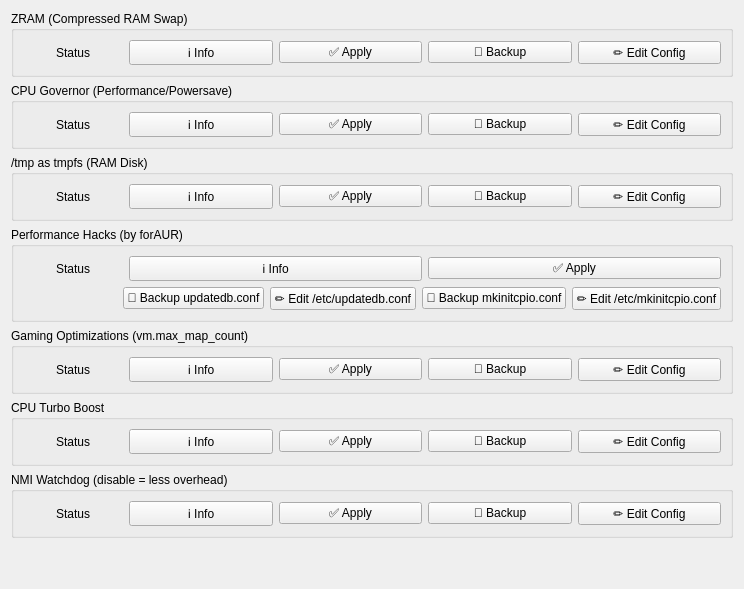
          <widget class="QWidget" name="performanceTab">
           <attribute name="title">
            <string>⚡ Performance</string>
           </attribute>
           <layout class="QVBoxLayout" name="performanceLayout">
            <item>
             <widget class="QGroupBox" name="zramGroupBox">
              <property name="title">
               <string>ZRAM (Compressed RAM Swap)</string>
              </property>
              <layout class="QHBoxLayout" name="zramLayout">
               <item>
                <widget class="QLabel" name="zramStatusLabel">
                 <property name="minimumSize">
                  <size>
                   <width>100</width>
                   <height>0</height>
                  </size>
                 </property>
                 <property name="maximumSize">
                  <size>
                   <width>100</width>
                   <height>16777215</height>
                  </size>
                 </property>
                 <property name="text">
                  <string>Status</string>
                 </property>
                 <property name="alignment">
                  <set>Qt::AlignCenter</set>
                 </property>
                </widget>
               </item>
               <item>
                <widget class="QPushButton" name="zramToggle">
                 <property name="text">
                  <string>ℹ️ Info</string>
                 </property>
                </widget>
               </item>
               <item>
                <widget class="QPushButton" name="zramApplyButton">
                 <property name="text">
                  <string>✅ Apply</string>
                 </property>
                </widget>
               </item>
               <item>
                <widget class="QPushButton" name="zramBackupButton">
                 <property name="text">
                  <string>💾 Backup</string>
                 </property>
                </widget>
               </item>
               <item>
                <widget class="QPushButton" name="zramConfigButton">
                 <property name="text">
                  <string>✏️ Edit Config</string>
                 </property>
                </widget>
               </item>
              </layout>
             </widget>
            </item>
            <item>
             <widget class="QGroupBox" name="cpuGovernorGroupBox">
              <property name="title">
               <string>CPU Governor (Performance/Powersave)</string>
              </property>
              <layout class="QHBoxLayout" name="cpuGovernorLayout">
               <item>
                <widget class="QLabel" name="cpuGovernorStatusLabel">
                 <property name="minimumSize">
                  <size>
                   <width>100</width>
                   <height>0</height>
                  </size>
                 </property>
                 <property name="maximumSize">
                  <size>
                   <width>100</width>
                   <height>16777215</height>
                  </size>
                 </property>
                 <property name="text">
                  <string>Status</string>
                 </property>
                 <property name="alignment">
                  <set>Qt::AlignCenter</set>
                 </property>
                </widget>
               </item>
               <item>
                <widget class="QPushButton" name="cpuGovernorToggle">
                 <property name="text">
                  <string>ℹ️ Info</string>
                 </property>
                </widget>
               </item>
               <item>
                <widget class="QPushButton" name="cpuGovernorApplyButton">
                 <property name="text">
                  <string>✅ Apply</string>
                 </property>
                </widget>
               </item>
               <item>
                <widget class="QPushButton" name="cpuGovernorBackupButton">
                 <property name="text">
                  <string>💾 Backup</string>
                 </property>
                </widget>
               </item>
               <item>
                <widget class="QPushButton" name="cpuGovernorConfigButton">
                 <property name="text">
                  <string>✏️ Edit Config</string>
                 </property>
                </widget>
               </item>
              </layout>
             </widget>
            </item>
            <item>
             <widget class="QGroupBox" name="tmpfsGroupBox">
              <property name="title">
               <string>/tmp as tmpfs (RAM Disk)</string>
              </property>
              <layout class="QHBoxLayout" name="tmpfsLayout">
               <item>
                <widget class="QLabel" name="tmpfsStatusLabel">
                 <property name="minimumSize">
                  <size>
                   <width>100</width>
                   <height>0</height>
                  </size>
                 </property>
                 <property name="maximumSize">
                  <size>
                   <width>100</width>
                   <height>16777215</height>
                  </size>
                 </property>
                 <property name="text">
                  <string>Status</string>
                 </property>
                 <property name="alignment">
                  <set>Qt::AlignCenter</set>
                 </property>
                </widget>
               </item>
               <item>
                <widget class="QPushButton" name="tmpfsToggle">
                 <property name="text">
                  <string>ℹ️ Info</string>
                 </property>
                </widget>
               </item>
               <item>
                <widget class="QPushButton" name="tmpfsApplyButton">
                 <property name="text">
                  <string>✅ Apply</string>
                 </property>
                </widget>
               </item>
               <item>
                <widget class="QPushButton" name="tmpfsBackupButton">
                 <property name="text">
                  <string>💾 Backup</string>
                 </property>
                </widget>
               </item>
               <item>
                <widget class="QPushButton" name="tmpfsConfigButton">
                 <property name="text">
                  <string>✏️ Edit Config</string>
                 </property>
                </widget>
               </item>
              </layout>
             </widget>
            </item>
            <item>
             <widget class="QGroupBox" name="performanceHacksGroupBox">
              <property name="title">
               <string>Performance Hacks (by forAUR)</string>
              </property>
              <layout class="QVBoxLayout" name="performanceHacksLayout">
               <item>
                <layout class="QHBoxLayout" name="performanceHacksMainLayout">
                 <item>
                  <widget class="QLabel" name="performanceHacksStatusLabel">
                   <property name="minimumSize">
                    <size>
                     <width>100</width>
                     <height>0</height>
                    </size>
                   </property>
                   <property name="maximumSize">
                    <size>
                     <width>100</width>
                     <height>16777215</height>
                    </size>
                   </property>
                   <property name="text">
                    <string>Status</string>
                   </property>
                   <property name="alignment">
                    <set>Qt::AlignCenter</set>
                   </property>
                  </widget>
                 </item>
                 <item>
                  <widget class="QPushButton" name="performanceHacksToggle">
                   <property name="text">
                    <string>ℹ️ Info</string>
                   </property>
                  </widget>
                 </item>
                 <item>
                  <widget class="QPushButton" name="performanceHacksApplyButton">
                   <property name="text">
                    <string>✅ Apply</string>
                   </property>
                  </widget>
                 </item>
                </layout>
               </item>
               <item>
                <layout class="QHBoxLayout" name="performanceHacksConfigLayout">
                 <item>
                  <spacer>
                   <property name="orientation">
                    <enum>Qt::Orientation::Horizontal</enum>
                   </property>
                   <property name="sizeHint" stdset="0">
                    <size>
                     <width>100</width>
                     <height>20</height>
                    </size>
                   </property>
                  </spacer>
                 </item>
                 <item>
                  <widget class="QPushButton" name="performanceHacksBackupButton1">
                   <property name="text">
                    <string>💾 Backup updatedb.conf</string>
                   </property>
                  </widget>
                 </item>
                 <item>
                  <widget class="QPushButton" name="performanceHacksConfigButton1">
                   <property name="text">
                    <string>✏️ Edit /etc/updatedb.conf</string>
                   </property>
                  </widget>
                 </item>
                 <item>
                  <widget class="QPushButton" name="performanceHacksBackupButton2">
                   <property name="text">
                    <string>💾 Backup mkinitcpio.conf</string>
                   </property>
                  </widget>
                 </item>
                 <item>
                  <widget class="QPushButton" name="performanceHacksConfigButton2">
                   <property name="text">
                    <string>✏️ Edit /etc/mkinitcpio.conf</string>
                   </property>
                  </widget>
                 </item>
                </layout>
               </item>
              </layout>
             </widget>
            </item>
            <item>
             <widget class="QGroupBox" name="gamingGroupBox">
              <property name="title">
               <string>Gaming Optimizations (vm.max_map_count)</string>
              </property>
              <layout class="QHBoxLayout" name="gamingLayout">
               <item>
                <widget class="QLabel" name="gamingStatusLabel">
                 <property name="minimumSize">
                  <size>
                   <width>100</width>
                   <height>0</height>
                  </size>
                 </property>
                 <property name="maximumSize">
                  <size>
                   <width>100</width>
                   <height>16777215</height>
                  </size>
                 </property>
                 <property name="text">
                  <string>Status</string>
                 </property>
                 <property name="alignment">
                  <set>Qt::AlignCenter</set>
                 </property>
                </widget>
               </item>
               <item>
                <widget class="QPushButton" name="gamingToggle">
                 <property name="text">
                  <string>ℹ️ Info</string>
                 </property>
                </widget>
               </item>
               <item>
                <widget class="QPushButton" name="gamingApplyButton">
                 <property name="text">
                  <string>✅ Apply</string>
                 </property>
                </widget>
               </item>
               <item>
                <widget class="QPushButton" name="gamingBackupButton">
                 <property name="text">
                  <string>💾 Backup</string>
                 </property>
                </widget>
               </item>
               <item>
                <widget class="QPushButton" name="gamingConfigButton">
                 <property name="text">
                  <string>✏️ Edit Config</string>
                 </property>
                </widget>
               </item>
              </layout>
             </widget>
            </item>
            <item>
             <widget class="QGroupBox" name="cpuBoostGroupBox">
              <property name="title">
               <string>CPU Turbo Boost</string>
              </property>
              <layout class="QHBoxLayout" name="cpuBoostLayout">
               <item>
                <widget class="QLabel" name="cpuBoostStatusLabel">
                 <property name="minimumSize">
                  <size>
                   <width>100</width>
                   <height>0</height>
                  </size>
                 </property>
                 <property name="maximumSize">
                  <size>
                   <width>100</width>
                   <height>16777215</height>
                  </size>
                 </property>
                 <property name="text">
                  <string>Status</string>
                 </property>
                 <property name="alignment">
                  <set>Qt::AlignCenter</set>
                 </property>
                </widget>
               </item>
               <item>
                <widget class="QPushButton" name="cpuBoostToggle">
                 <property name="text">
                  <string>ℹ️ Info</string>
                 </property>
                </widget>
               </item>
               <item>
                <widget class="QPushButton" name="cpuBoostApplyButton">
                 <property name="text">
                  <string>✅ Apply</string>
                 </property>
                </widget>
               </item>
               <item>
                <widget class="QPushButton" name="cpuBoostBackupButton">
                 <property name="text">
                  <string>💾 Backup</string>
                 </property>
                </widget>
               </item>
               <item>
                <widget class="QPushButton" name="cpuBoostConfigButton">
                 <property name="text">
                  <string>✏️ Edit Config</string>
                 </property>
                </widget>
               </item>
              </layout>
             </widget>
            </item>
            <item>
             <widget class="QGroupBox" name="nmiWatchdogGroupBox">
              <property name="title">
               <string>NMI Watchdog (disable = less overhead)</string>
              </property>
              <layout class="QHBoxLayout" name="nmiWatchdogLayout">
               <item>
                <widget class="QLabel" name="nmiWatchdogStatusLabel">
                 <property name="minimumSize">
                  <size>
                   <width>100</width>
                   <height>0</height>
                  </size>
                 </property>
                 <property name="maximumSize">
                  <size>
                   <width>100</width>
                   <height>16777215</height>
                  </size>
                 </property>
                 <property name="text">
                  <string>Status</string>
                 </property>
                 <property name="alignment">
                  <set>Qt::AlignCenter</set>
                 </property>
                </widget>
               </item>
               <item>
                <widget class="QPushButton" name="nmiWatchdogToggle">
                 <property name="text">
                  <string>ℹ️ Info</string>
                 </property>
                </widget>
               </item>
               <item>
                <widget class="QPushButton" name="nmiWatchdogApplyButton">
                 <property name="text">
                  <string>✅ Apply</string>
                 </property>
                </widget>
               </item>
               <item>
                <widget class="QPushButton" name="nmiWatchdogBackupButton">
                 <property name="text">
                  <string>💾 Backup</string>
                 </property>
                </widget>
               </item>
               <item>
                <widget class="QPushButton" name="nmiWatchdogConfigButton">
                 <property name="text">
                  <string>✏️ Edit Config</string>
                 </property>
                </widget>
               </item>
              </layout>
             </widget>
            </item>
            <item>
             <spacer>
              <property name="orientation">
               <enum>Qt::Orientation::Vertical</enum>
              </property>
              <property name="sizeHint" stdset="0">
               <size>
                <width>20</width>
                <height>40</height>
               </size>
              </property>
             </spacer>
            </item>
           </layout>
          </widget>
